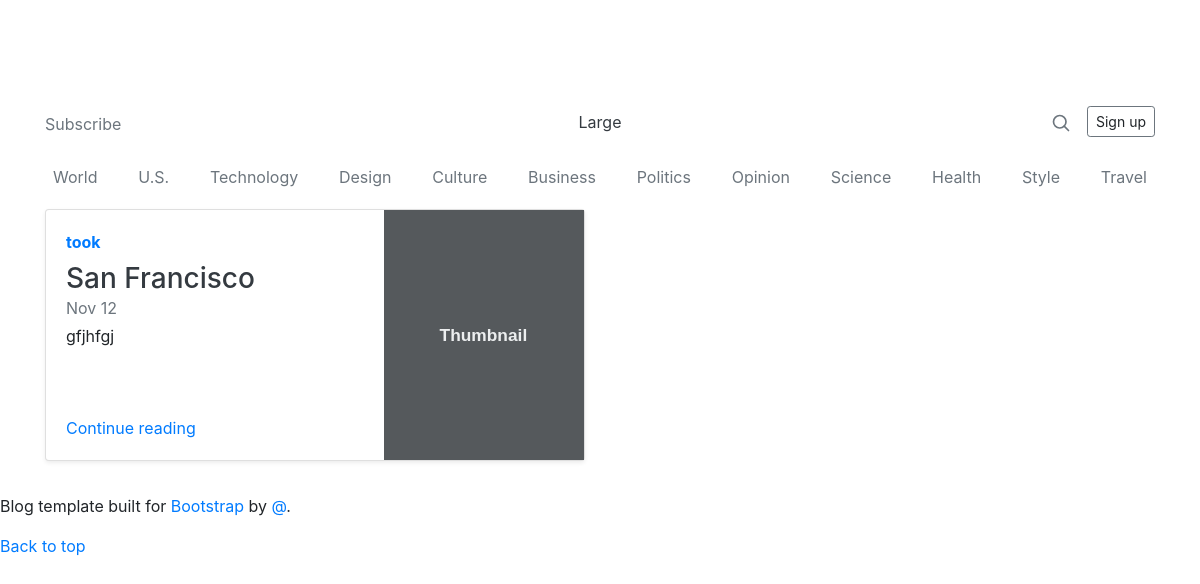
The page / on the database its author committed.
### rentaldvd/models.py (models this page shows, shortened)
class Dvd(models.Model):
    STATUS_CHOICES = (
        ('took', 'Took the disk'),
        ('returned', 'Returned disk'),
    )
    user            = models.ForeignKey(AUTH_USER_MODEL, on_delete=models.CASCADE, null=True, default=None, blank=True)
    title           = models.CharField(max_length=120)
    content         = models.TextField()
    status          = models.CharField(max_length=10, choices=STATUS_CHOICES, default='returned')
    date_took       = models.DateTimeField(auto_now_add=False, editable=True, default=timezone.now, blank=False)
    date_returned   = models.DateTimeField(auto_now_add=False, editable=True, default=timezone.now, blank=False)
    updated         = models.DateTimeField(auto_now=True)
    timestamp       = models.DateTimeField(auto_now_add=True)
    objects = DvdManager()
    def get_absolute_url(self):
        return reverse("rentaldvd:detail", kwargs={"id": self.id})

### rentaldvd/views.py (the view)
# urls.py: url(r'^$', views.DvdListView.as_view(), name='home'),
class DvdListView(ListView):
    template_name = 'home.html'
    queryset = Dvd.objects.all()

### rentaldvd/templates/home.html (shortened to what this page needs)
{% extends 'base.html' %}
{% block content %}
<div class="row mb-2">
    {% for instance in object_list %}
            <div class="col-md-6">
          <div class="card flex-md-row mb-4 shadow-sm h-md-250">
            <div class="card-body d-flex flex-column align-items-start">
              <strong class="d-inline-block mb-2 text-primary">{{ instance.status }}</strong>
              <h3 class="mb-0">
                <a class="text-dark" href="{{ instance.get_absolute_url }}">{{ instance.title }}</a>
              </h3>
              <div class="mb-1 text-muted">Nov 12</div>
              <p class="card-text mb-auto">{{ instance.content }}</p>
              <a href="{{ instance.get_absolute_url }}">Continue reading</a>
            </div>
            <img class="card-img-right flex-auto d-none d-lg-block" data-src="holder.js/200x250?theme=thumb" alt="Thumbnail [200x250]" style="width: 200px; height: 250px;" data-holder-rendered="true">
          </div>
        </div>
{% endfor %}
      </div>
    	<div class="row">
			<div class="col-md-6 col-md-offset-3">
			</div>
		</div>
{% endblock %}

### static/custom.css (style rules this page uses)
body { padding-top: 90px; }

### rows shown on the page
Dvd: status "took", title "San Francisco", content "gfjhfgj"
